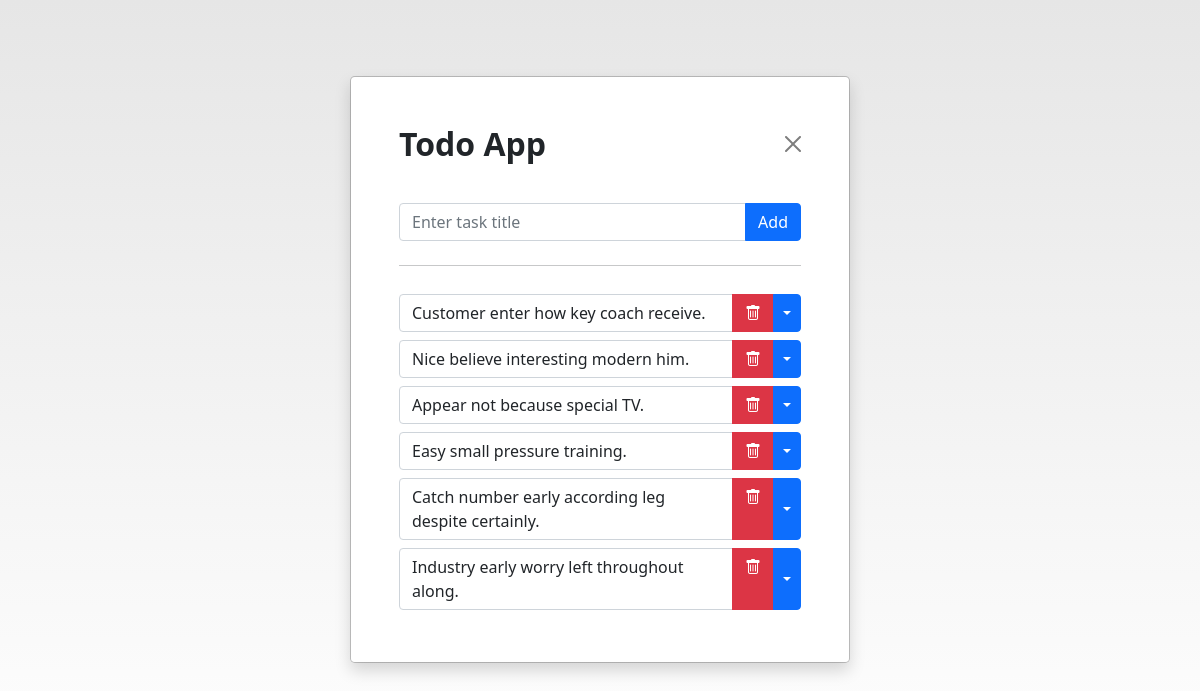
Screenshot of / (signed in) with the database file from the repository.
### todo/models.py (models this page shows)
class Task(models.Model):
    user = models.ForeignKey(
        get_user_model(), null=True, blank=True, on_delete=models.CASCADE
    )
    title = models.CharField(max_length=250)
    is_complete = models.BooleanField(default=False)
    created_date = models.DateTimeField(auto_now_add=True)
    updated_date = models.DateField(auto_now=True)
    class Meta:
        order_with_respect_to = "user"
    def __str__(self):
        return self.title

### todo/views.py (the view)
# urls.py: path("", TaskList.as_view(), name="task_list"),
class TaskList(LoginRequiredMixin, ListView):
    model = Task
    context_object_name = "tasks"
    template_name = "todo/list_task.html"
    def get_queryset(self):
        return self.model.objects.filter(user=self.request.user)

### templates/todo/list_task.html (shortened to what this page needs)
{% extends 'base.html' %}
{% load static %}
{% block content %}
<div class="modal modal-signin position-static d-block  py-5" tabindex="-1" role="dialog" id="modalSignin">
  <div class="modal-dialog" role="document">
    <div class="modal-content rounded-5 shadow">
      <div class="modal-header p-5 pb-4 border-bottom-0">
        <h2 class="fw-bold mb-0">Todo App</h2>
        <a type="button" class="btn-close" href="{% url 'accounts:logout' %}"></a>
      </div>
      <div class="modal-body p-5 pt-0">
        <form class="pt-3" method="POST" action="{% url 'todo:create_task' %}">
          <div class="input-group mb-3">
            <input type="text" class="form-control rounded-4" name="title" placeholder="Enter task title"
              aria-label="Recipient's username" aria-describedby="button-addon2">
            <button class="btn btn-primary" type="submit">Add</button>
          </div>
          <hr class="my-4">
          {% for task in tasks %}
          <div class="input-group py-1">
            <span type="text" class="form-control" aria-label="Text input with segmented dropdown button">
              {% if task.complete == True %}
              <strike>{{task.title}}</strike>
              {% else %}
              <span>{{task}}</span>
              {% endif %}
            </span>
            <a type="button" class="btn btn-danger" href="{% url 'todo:delete_task' task.id %}"><i
                class="bi bi-trash"></i></a>
            <button type="button" class="btn btn-primary dropdown-toggle dropdown-toggle-split"
              data-bs-toggle="dropdown" aria-expanded="false">
            </button>
          </div>
          {% endfor %}
        </form>
      </div>
    </div>
  </div>
</div>
{% endblock %}

### templates/base.html (shortened to what this page needs)
<!doctype html>
<html lang="en">
<head>
    <link href="https://cdn.jsdelivr.net/npm/bootstrap@5.1.1/dist/css/bootstrap.min.css" rel="stylesheet"
>
    <link rel="stylesheet" href="https://cdn.jsdelivr.net/npm/bootstrap-icons@1.3.0/font/bootstrap-icons.css">
</head>
<body>
    {% block content %}{% endblock %}
</body>
</html>

### templates/base.html (style rules this page uses)
body { width: 100%; height: 100vh; background: linear-gradient(to bottom, #e6e6e6 0%, #ffffff 100%); }

### rows the page displays
Task: title "Customer enter how key coach receive."
Task: title "Nice believe interesting modern him."
Task: title "Appear not because special TV."
Task: title "Easy small pressure training."
Task: title "Catch number early according leg despite certainly."
Task: title "Industry early worry left throughout along."
